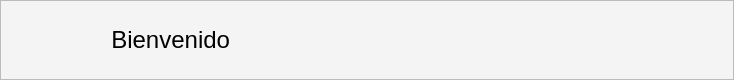
     <widget class="QFrame" name="Navbar_Frame">
      <property name="minimumSize">
       <size>
        <width>0</width>
        <height>0</height>
       </size>
      </property>
      <property name="maximumSize">
       <size>
        <width>16777215</width>
        <height>80</height>
       </size>
      </property>
      <property name="styleSheet">
       <string notr="true">background-color: #F4F4F4;</string>
      </property>
      <property name="frameShape">
       <enum>QFrame::StyledPanel</enum>
      </property>
      <property name="frameShadow">
       <enum>QFrame::Raised</enum>
      </property>
      <layout class="QHBoxLayout" name="horizontalLayout_2">
       <property name="spacing">
        <number>0</number>
       </property>
       <property name="leftMargin">
        <number>20</number>
       </property>
       <property name="topMargin">
        <number>0</number>
       </property>
       <property name="rightMargin">
        <number>0</number>
       </property>
       <property name="bottomMargin">
        <number>0</number>
       </property>
       <item>
        <widget class="QLabel" name="label_Info_actual">
         <property name="minimumSize">
          <size>
           <width>0</width>
           <height>0</height>
          </size>
         </property>
         <property name="styleSheet">
          <string notr="true">font: 87 16pt &quot;Arial Black&quot;;
color: whitesmoke;</string>
         </property>
         <property name="text">
          <string/>
         </property>
         <property name="wordWrap">
          <bool>true</bool>
         </property>
        </widget>
       </item>
       <item>
        <widget class="QLabel" name="label_3">
         <property name="minimumSize">
          <size>
           <width>70</width>
           <height>70</height>
          </size>
         </property>
         <property name="styleSheet">
          <string notr="true">image: url(:/menu/logonegro.png);</string>
         </property>
         <property name="text">
          <string/>
         </property>
        </widget>
       </item>
       <item>
        <widget class="QLabel" name="label_4">
         <property name="font">
          <font>
           <pointsize>18</pointsize>
           <weight>10</weight>
           <italic>false</italic>
           <bold>false</bold>
          </font>
         </property>
         <property name="styleSheet">
          <string notr="true">font: 87 18pt;
color: rgb(0, 0, 0);</string>
         </property>
         <property name="text">
          <string>  Bienvenido </string>
         </property>
        </widget>
       </item>
       <item>
        <spacer name="horizontalSpacer">
         <property name="orientation">
          <enum>Qt::Horizontal</enum>
         </property>
         <property name="sizeHint" stdset="0">
          <size>
           <width>386</width>
           <height>20</height>
          </size>
         </property>
        </spacer>
       </item>
       <item>
        <widget class="QPushButton" name="pushButton">
         <property name="minimumSize">
          <size>
           <width>70</width>
           <height>70</height>
          </size>
         </property>
         <property name="cursor">
          <cursorShape>PointingHandCursor</cursorShape>
         </property>
         <property name="styleSheet">
          <string notr="true">QPushButton{
	border: 0px;
	image: url(:/menu/menuiconBLACK.png);
	
}
QPushButton:hover{
	border: 10px;
	
	image: url(:/menu/menuIcon.png);
}
</string>
         </property>
         <property name="text">
          <string/>
         </property>
        </widget>
       </item>
       <item>
        <spacer name="horizontalSpacer_2">
         <property name="orientation">
          <enum>Qt::Horizontal</enum>
         </property>
         <property name="sizeType">
          <enum>QSizePolicy::Fixed</enum>
         </property>
         <property name="sizeHint" stdset="0">
          <size>
           <width>40</width>
           <height>20</height>
          </size>
         </property>
        </spacer>
       </item>
      </layout>
     </widget>
